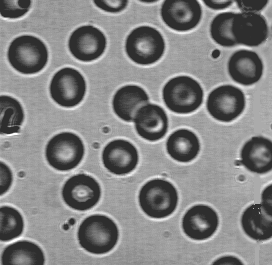
%> input picture Class7/Images/blood1.bmp, 272 x 265 px
$ octave a.m   (GNU Octave 9; MATLAB toolbox functions it lacks are replaced by stand-ins)
%> lines starting %> are read from the running program, lines starting %| are printed output that depends on the picture; in (x1, y1, x2, y2) boxes, pixels count from 0 and x2, y2 are one past the last pixel; in counts of white or black regions, pixels touching at a corner belong together; the program's own positions count from 1
blood = imread('blood1.BMP');
%> blood is the input picture: size 265x272 uint8; min 46, max 255, mean 129.8
[x,y]=size(blood);
%> x = 265; y = 272
b=double(blood);
N =sqrt(100) * randn(x,y);
I=b+N;
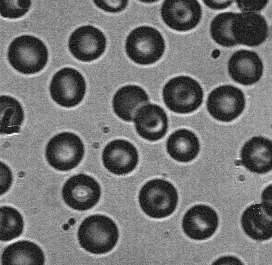
%> I: size 265x272 double; min 7.21, max 277.5, mean 129.7; drawn with min black and max white

for i=1:x
    for j=1:y
        if (I(i,j)>255)
            I(i,j)=255;
        end
        if (I(i,j)<0)
            I(i,j)=0;
        end
    end
end
%> I: size 265x272 double; 0.02% of pixels changed, all inside (x1, y1, x2, y2) = (8, 33, 264, 243)


z0=max(max(I));
%> z0 = 255
z1=min(min(I));
%> z1 = 7.21

T=(z0+z1)/2;
%> T = 131.1
TT=0;
S0=0; n0=0;
S1=0; n1=0;
allow=0.5;
d=abs(T-TT);
%> d = 131.1
count=0;

while(d>=allow)
    count=count+1;
    for i=1:x
        for j=1:y
            if (I(i,j)>=T)
                S0=S0+I(i,j);
                n0=n0+1;
            end
            if (I(i,j)<T)
                S1=S1+I(i,j);
                n1=n1+1;
            end
        end
    end
    T0=S0/n0;
    T1=S1/n1;
    TT=(T0+T1)/2;
    d=abs(T-TT);
    T=TT;
end
%> this loop made 4 passes
%> (T0, T1, TT, d, T) on passes 1 to 4: (165.5, 67.02, 116.3, 14.83, 116.3), (164.5, 64.39, 114.5, 1.82, 114.5), (164.1, 63.29, 113.7, 0.761, 113.7), (163.9, 62.65, 113.3, 0.434, 113.3)
%> after the loop, S0 = 31308891.8; S1 = 6093230.8; n0 = 191065; n1 = 97255

Seg=zeros(x,y);
for i=1:x
    for j=1:y
        if(I(i,j)>=T)
            Seg(i,j)=1;
        end
    end
end
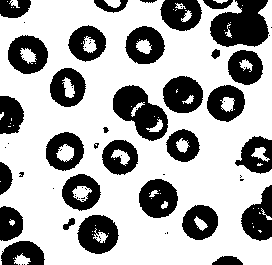
%> Seg: size 265x272 double; values 0 (black) and 1 (white), 67.4% white; 67 black regions (36 under 20 px), largest, box (x1, y1, x2, y2) and area: (210, 0, 269, 47) 1980, (113, 85, 168, 141) 1694, (77, 215, 119, 254) 1137

SI=1-Seg;
se1=strel('square',3);
SI1=imerode(SI,se1);
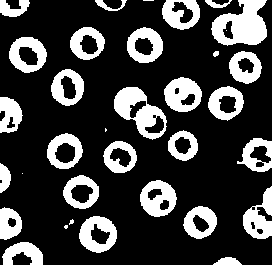
%> SI1: size 265x272 double; values 0 (black) and 1 (white), 24.7% white; 34 white regions (6 under 20 px), largest, box (x1, y1, x2, y2) and area: (211, 0, 267, 46) 1671, (114, 87, 167, 140) 1313, (164, 77, 202, 112) 896
BW=SI-SI1;
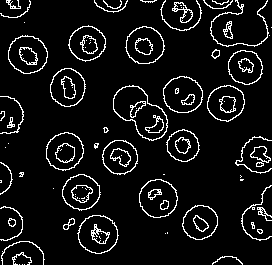
%> BW: size 265x272 double; values 0 (black) and 1 (white), 7.8% white in thin lines or dots
I=uint8(I);
%> I: size 265x272 uint8
BW1=edge(I,'sobel', 0.11);
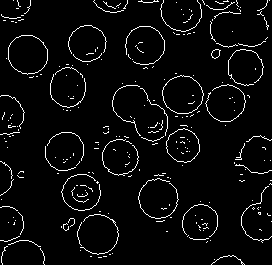
%> BW1: size 265x272 logical; 4.4% white in thin lines or dots
BW2=edge(I,'log', 0.015);
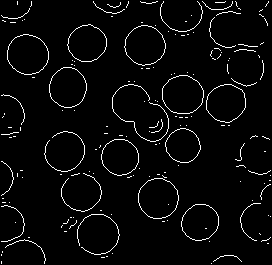
%> BW2: size 265x272 logical; 3.7% white in thin lines or dots

figure(1);
imshow(I);title('Original')
figure(2);
imshow(BW2);title('Soble')
figure(3)
imshow(BW1);title('Gauss-Laplace')
figure(4)
imshow(BW);title('New algorithm')
